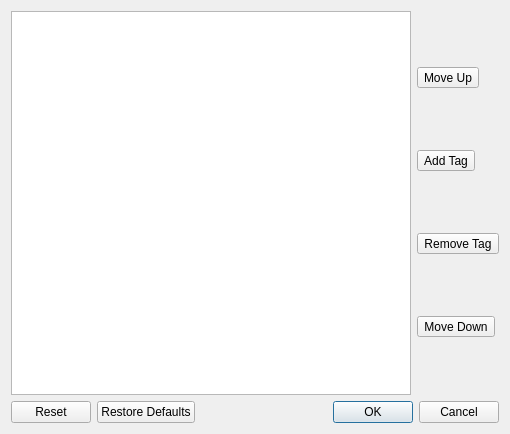
<?xml version="1.0" encoding="UTF-8"?>
<ui version="4.0">
 <class>PrefsTagDialog</class>
 <widget class="QDialog" name="PrefsTagDialog">
  <property name="geometry">
   <rect>
    <x>0</x>
    <y>0</y>
    <width>510</width>
    <height>434</height>
   </rect>
  </property>
  <property name="windowTitle">
   <string>Dialog</string>
  </property>
  <layout class="QVBoxLayout" name="verticalLayout_2" stretch="10,0">
   <item>
    <layout class="QHBoxLayout" name="horizontalLayout">
     <item>
      <widget class="QTableView" name="tag_table">
       <property name="alternatingRowColors">
        <bool>true</bool>
       </property>
       <property name="selectionMode">
        <enum>QAbstractItemView::SelectionMode::SingleSelection</enum>
       </property>
       <property name="selectionBehavior">
        <enum>QAbstractItemView::SelectionBehavior::SelectRows</enum>
       </property>
       <property name="showGrid">
        <bool>true</bool>
       </property>
       <attribute name="horizontalHeaderStretchLastSection">
        <bool>true</bool>
       </attribute>
       <attribute name="verticalHeaderVisible">
        <bool>false</bool>
       </attribute>
      </widget>
     </item>
     <item>
      <layout class="QVBoxLayout" name="verticalLayout">
       <item>
        <widget class="QToolButton" name="up_toolbutton">
         <property name="text">
          <string>Move Up</string>
         </property>
         <property name="icon">
          <iconset theme="QIcon::ThemeIcon::GoUp"/>
         </property>
        </widget>
       </item>
       <item>
        <widget class="QToolButton" name="add_toolbutton">
         <property name="text">
          <string>Add Tag</string>
         </property>
         <property name="icon">
          <iconset theme="QIcon::ThemeIcon::ListAdd"/>
         </property>
        </widget>
       </item>
       <item>
        <widget class="QToolButton" name="remove_toolbutton">
         <property name="text">
          <string>Remove Tag</string>
         </property>
         <property name="icon">
          <iconset theme="QIcon::ThemeIcon::ListRemove"/>
         </property>
        </widget>
       </item>
       <item>
        <widget class="QToolButton" name="down_toolbutton">
         <property name="text">
          <string>Move Down</string>
         </property>
         <property name="icon">
          <iconset theme="QIcon::ThemeIcon::GoDown"/>
         </property>
        </widget>
       </item>
      </layout>
     </item>
    </layout>
   </item>
   <item>
    <widget class="QDialogButtonBox" name="button_box">
     <property name="orientation">
      <enum>Qt::Orientation::Horizontal</enum>
     </property>
     <property name="standardButtons">
      <set>QDialogButtonBox::StandardButton::Cancel|QDialogButtonBox::StandardButton::Ok|QDialogButtonBox::StandardButton::Reset|QDialogButtonBox::StandardButton::RestoreDefaults</set>
     </property>
    </widget>
   </item>
  </layout>
 </widget>
 <resources/>
 <connections>
  <connection>
   <sender>button_box</sender>
   <signal>accepted()</signal>
   <receiver>PrefsTagDialog</receiver>
   <slot>accept()</slot>
   <hints>
    <hint type="sourcelabel">
     <x>248</x>
     <y>254</y>
    </hint>
    <hint type="destinationlabel">
     <x>157</x>
     <y>274</y>
    </hint>
   </hints>
  </connection>
  <connection>
   <sender>button_box</sender>
   <signal>rejected()</signal>
   <receiver>PrefsTagDialog</receiver>
   <slot>reject()</slot>
   <hints>
    <hint type="sourcelabel">
     <x>316</x>
     <y>260</y>
    </hint>
    <hint type="destinationlabel">
     <x>286</x>
     <y>274</y>
    </hint>
   </hints>
  </connection>
 </connections>
</ui>
